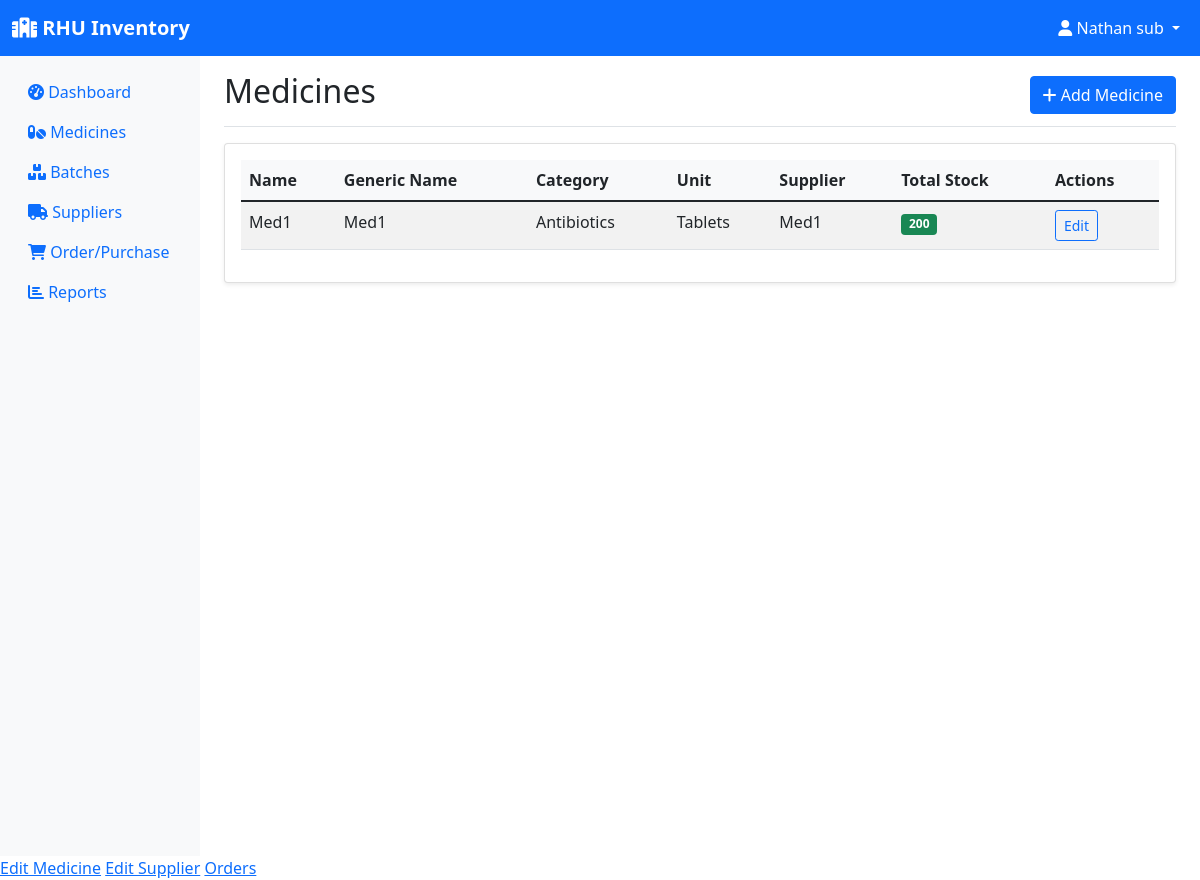
/inventory (signed in), run on an earlier commit of the app's database.
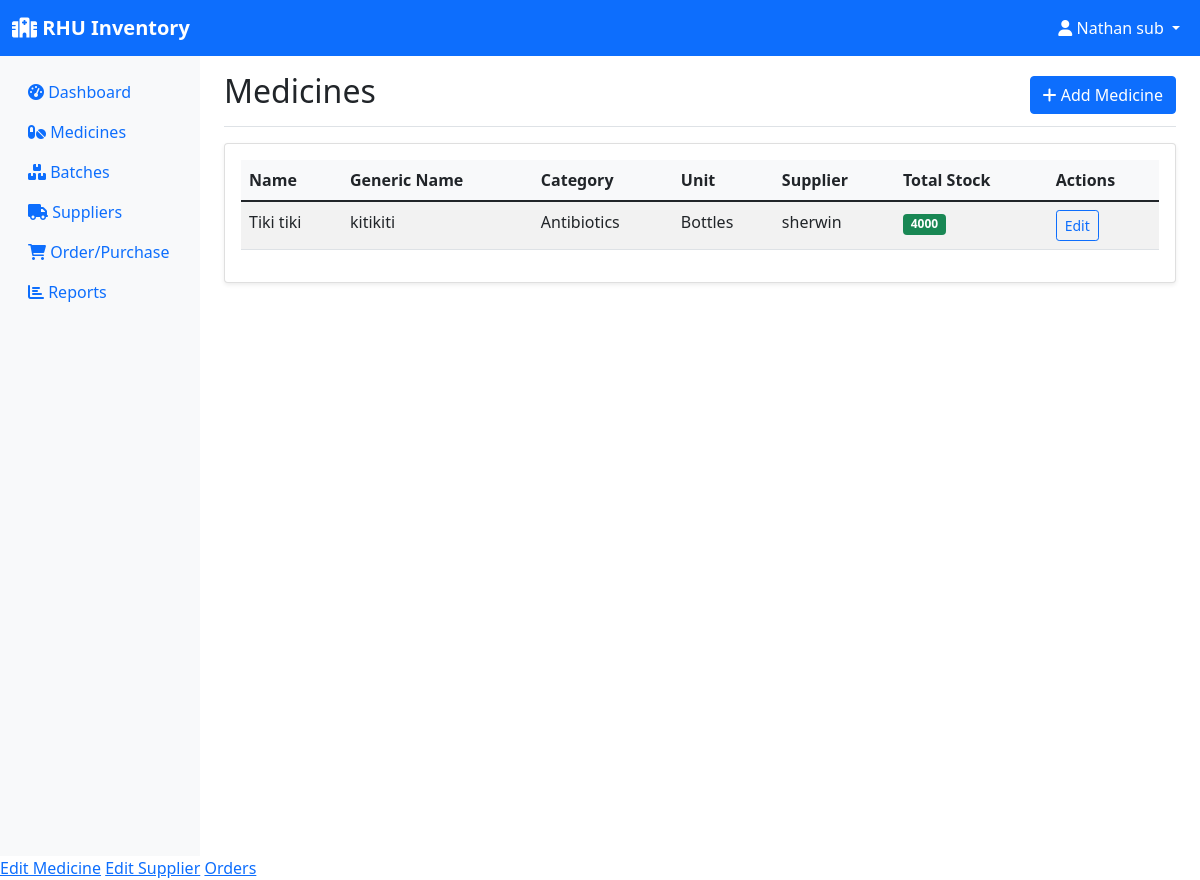
And on a later commit of the database.
### models.py (models this page shows, shortened)
class User(UserMixin, db.Model):
    id = db.Column(db.Integer, primary_key=True)
    username = db.Column(db.String(150), unique=True, nullable=False)
    password = db.Column(db.String(256), nullable=False)
    role = db.Column(db.String(20), nullable=False, default='employee')  # pharmacist, manager, assistant
    email = db.Column(db.String(120), unique=True, nullable=False)
    created_at = db.Column(db.DateTime, default=datetime.utcnow)

class Medicine(db.Model):
    id = db.Column(db.Integer, primary_key=True)
    name = db.Column(db.String(100), nullable=False)
    generic_name = db.Column(db.String(100))
    category = db.Column(db.String(50))
    unit = db.Column(db.String(20))  # e.g., tablets, bottles, etc.
    supplier_id = db.Column(db.Integer, db.ForeignKey('supplier.id'), nullable=False)
    created_at = db.Column(db.DateTime, default=datetime.utcnow)
    batches = db.relationship('Batch', backref='medicine', lazy=True)
    order_items = db.relationship('OrderItem', backref='medicine', lazy=True)
    @property
    def total_quantity(self):
        return sum(batch.quantity for batch in self.batches)

class Supplier(db.Model):
    id = db.Column(db.Integer, primary_key=True)
    name = db.Column(db.String(100), nullable=False)
    contact_person = db.Column(db.String(100))
    phone = db.Column(db.String(20))
    email = db.Column(db.String(120))
    address = db.Column(db.String(200))
    created_at = db.Column(db.DateTime, default=datetime.utcnow)
    medicines = db.relationship('Medicine', backref='supplier', lazy=True)
    orders = db.relationship('Order', backref='supplier', lazy=True)

class Batch(db.Model):
    id = db.Column(db.Integer, primary_key=True)
    batch_number = db.Column(db.String(50), nullable=False)
    medicine_id = db.Column(db.Integer, db.ForeignKey('medicine.id'), nullable=False)
    quantity = db.Column(db.Integer, nullable=False)
    expiration_date = db.Column(db.Date, nullable=False)
    manufacturing_date = db.Column(db.Date)
    unit_price = db.Column(db.Float)
    created_at = db.Column(db.DateTime, default=datetime.utcnow)
    transactions = db.relationship('StockTransaction', backref='batch', lazy=True)

### app.py (the view)
@app.route('/inventory')
@login_required
def inventory():
    medicines = Medicine.query.all()
    return render_template('inventory.html', medicines=medicines)

### app.py (called while the page is built)
@login_manager.user_loader
def load_user(user_id):
    return User.query.get(int(user_id))

### templates/inventory.html (shortened to what this page needs)
{% extends "base.html" %}
{% block content %}
<div class="d-flex justify-content-between flex-wrap flex-md-nowrap align-items-center pt-3 pb-2 mb-3 border-bottom">
    <h1 class="h2">Medicines</h1>
    {% if current_user.role != 'employee' %}
    <a href="{{ url_for('add_medicine') }}" class="btn btn-primary">
        <i class="fas fa-plus"></i> Add Medicine
    </a>
    {% endif %}
</div>
<div class="card">
    <div class="card-body">
        {% if medicines %}
        <div class="table-responsive">
            <table class="table table-striped">
                <thead>
                    <tr>
                        <th>Name</th>
                        <th>Generic Name</th>
                        <th>Category</th>
                        <th>Unit</th>
                        <th>Supplier</th>
                        <th>Total Stock</th>
                        <th>Actions</th>
                    </tr>
                </thead>
                <tbody>
                    {% for medicine in medicines %}
                    <tr>
                        <td>{{ medicine.name }}</td>
                        <td>{{ medicine.generic_name or '-' }}</td>
                        <td>{{ medicine.category or '-' }}</td>
                        <td>{{ medicine.unit or '-' }}</td>
                        <td>{{ medicine.supplier.name }}</td>
                        <td>
                            <span class="badge bg-{{ 'danger' if medicine.total_quantity <= 10 else 'success' }}">
                                {{ medicine.total_quantity }}
                            </span>
                        </td>
                        <td>
                            {% if current_user.role != 'employee' %}
                                <a href="{{ url_for('edit_medicine', id=medicine.id) }}" class="btn btn-sm btn-outline-primary">
                                    Edit
                                </a>
                            {% endif %}
                        </td>
                    </tr>
                    {% endfor %}
                </tbody>
            </table>
        </div>
        {% else %}
        <div class="text-center py-4">
            <i class="fas fa-pills fa-3x text-muted mb-3"></i>
            <p class="text-muted">No medicines found. <a href="{{ url_for('add_medicine') }}">Add your first medicine</a>.</p>
        </div>
        {% endif %}
    </div>
</div>
{% endblock %}

### templates/base.html (shortened to what this page needs)
<!DOCTYPE html>
<html lang="en">
<head>
    <link href="https://cdn.jsdelivr.net/npm/bootstrap@5.1.3/dist/css/bootstrap.min.css" rel="stylesheet">
    <link href="https://cdnjs.cloudflare.com/ajax/libs/font-awesome/6.0.0/css/all.min.css" rel="stylesheet">
</head>
<body>
    <nav class="navbar navbar-expand-lg navbar-dark bg-primary">
        <div class="container-fluid">
            <a class="navbar-brand" href="{{ url_for('dashboard') }}">
                <i class="fas fa-hospital"></i> RHU Inventory
            </a>
            {% if current_user.is_authenticated %}
            <div class="navbar-nav ms-auto">
                <div class="nav-item dropdown">
                    <a class="nav-link dropdown-toggle text-white" href="#" id="navbarDropdown" role="button" data-bs-toggle="dropdown">
                        <i class="fas fa-user"></i> {{ current_user.username }}
                    </a>
                </div>
            </div>
            {% endif %}
        </div>
    </nav>
    <div class="container-fluid">
        <div class="row">
            {% if current_user.is_authenticated %}
            <nav class="col-md-3 col-lg-2 d-md-block sidebar collapse">
                <div class="position-sticky pt-3">
                    <ul class="nav flex-column">
                        <li class="nav-item">
                            <a class="nav-link" href="{{ url_for('dashboard') }}">
                                <i class="fas fa-tachometer-alt"></i> Dashboard
                            </a>
                        </li>
                        <li class="nav-item">
                            <a class="nav-link" href="{{ url_for('inventory') }}">
                                <i class="fas fa-pills"></i> Medicines
                            </a>
                        </li>
                        <li class="nav-item">
                            <a class="nav-link" href="{{ url_for('batches') }}">
                                <i class="fas fa-boxes"></i> Batches
                            </a>
                        </li>
                        <li class="nav-item">
                            <a class="nav-link" href="{{ url_for('suppliers') }}">
                                <i class="fas fa-truck"></i> Suppliers
                            </a>
                        </li>
                        <li class="nav-item">
                            <a class="nav-link" href="{{ url_for('orders') }}">
                                <i class="fas fa-shopping-cart"></i> Order/Purchase
                            </a>
                        </li>
                        <li class="nav-item">
                            <a class="nav-link" href="{{ url_for('reports') }}">
                                <i class="fas fa-chart-bar"></i> Reports
                            </a>
                        </li>
                    </ul>
                </div>
            </nav>
            {% endif %}
            <main class="{% if current_user.is_authenticated %}col-md-9 ms-sm-auto col-lg-10 px-md-4{% else %}col-12{% endif %}">
                {% block content %}{% endblock %}
            </main>
        </div>
    </div>
    {% if current_user.is_authenticated %}
        {% if current_user.role == 'admin' %}
            <a href="{{ edit_medicine_url }}">Edit Medicine</a>
            <a href="{{ edit_supplier_url }}">Edit Supplier</a>
            <a href="{{ orders_url }}">Orders</a>
            <a href="{{ reports_url }}">Reports</a>
        {% elif current_user.role == 'sub-admin' %}
            <a href="{{ edit_medicine_url }}">Edit Medicine</a>
            <a href="{{ edit_supplier_url }}">Edit Supplier</a>
            <a href="{{ orders_url }}">Orders</a>
        {% elif current_user.role == 'employee' %}
            <a href="{{ orders_url }}">Orders</a>
            <a href="{{ reports_url }}">Reports</a>
        {% endif %}
    {% endif %}
</body>
</html>

### templates/base.html (style rules this page uses)
.sidebar { min-height: 100vh; background-color: #f8f9fa; }
.navbar-brand { font-weight: bold; }
.card { box-shadow: 0 0.125rem 0.25rem rgba(0, 0, 0, 0.075); border: 1px solid rgba(0, 0, 0, 0.125); }
.btn-sm { padding: 0.25rem 0.5rem; font-size: 0.875rem; }
.table th { background-color: #f8f9fa; border-top: none; }

What changed in the data, as far as the page shows it:
removed Medicine: name "Med1", generic_name "Med1", category "Antibiotics", unit "Tablets", supplier.name "Med1", total_quantity "200"
added Medicine: name "Tiki tiki", generic_name "kitikiti", category "Antibiotics", unit "Bottles", supplier.name "sherwin", total_quantity "4000"
